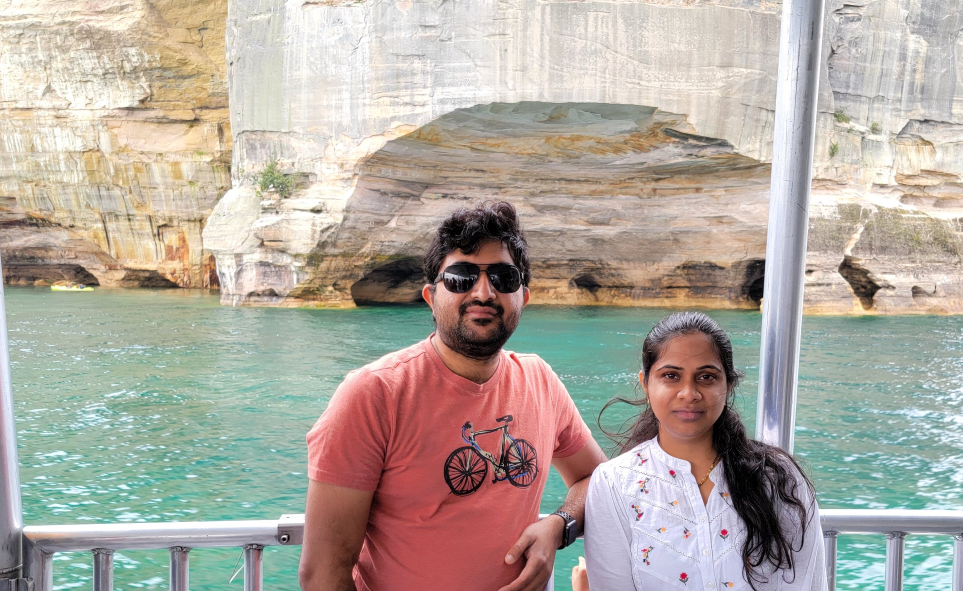
#> input picture passport-photo-ai/backend/test_images/multi_face.jpg, 2887 x 1773 px (shown at 1/3 size)
$ python -i face_detection.py   (imports and definitions only)
#> lines starting #> are read from the running program, lines starting #| are printed output that depends on the picture
"""
Enhanced Face Detection Pipeline
Uses MediaPipe as primary detector with OpenCV fallback
"""

import cv2
import numpy as np
from typing import List, Optional, Tuple, Dict, Any
import logging
from .data_models import FaceData, FaceDetectionResult, ComplianceResult

# Try to import MediaPipe
try:
    import mediapipe as mp
    MEDIAPIPE_AVAILABLE = True
except ImportError:
    MEDIAPIPE_AVAILABLE = False
    logging.warning("MediaPipe not available, using OpenCV only")


# [743 lines that did not run here, left out]

>>> import cv2
>>> picture = cv2.imread('../test_images/multi_face.jpg', cv2.IMREAD_GRAYSCALE)
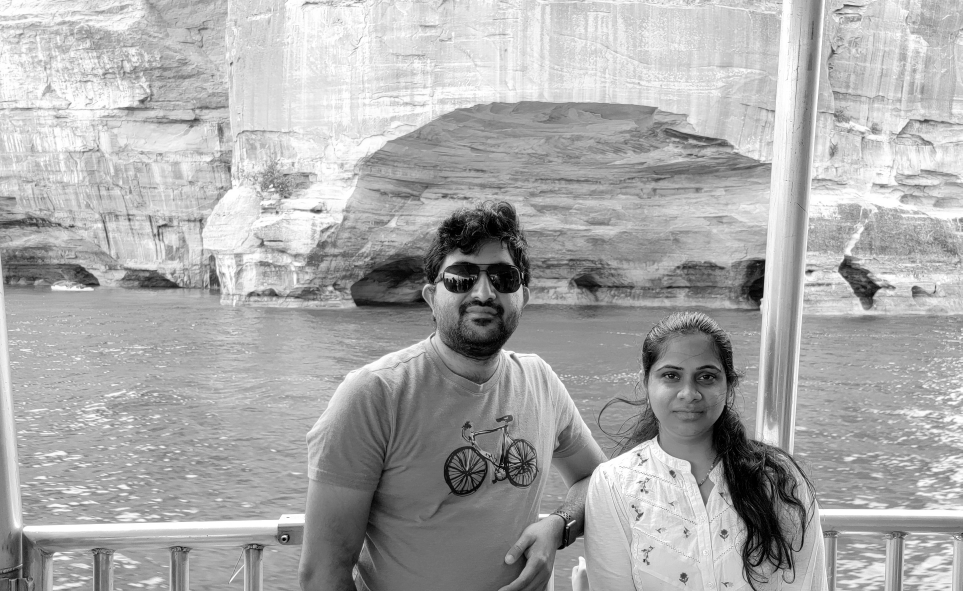
#> picture: shape (1773, 2887) (shown at 1/3 size); min 0, max 255, mean 170.9
#> (the run stopped early here; a loop or call above may not have finished)

$ run again, on passport-photo-ai/backend/test_images/sample_image_1.jpg
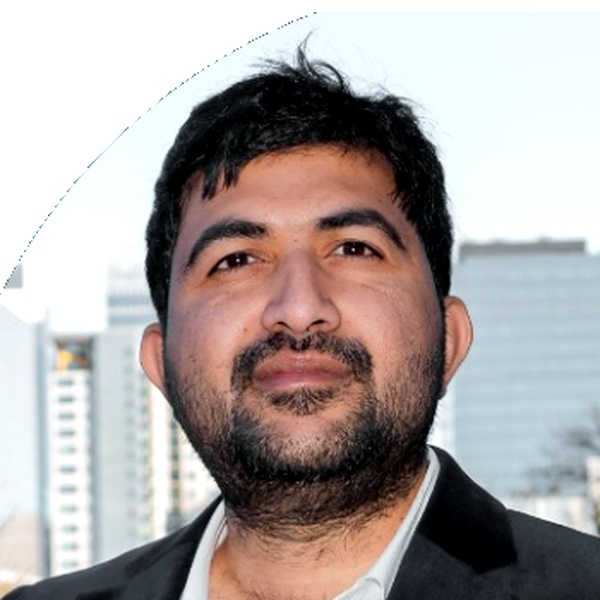
#> input picture passport-photo-ai/backend/test_images/sample_image_1.jpg, 600 x 600 px
#> `picture = cv2.imread('../test_images/multi_face.jpg', cv2.IMREAD_GRAYS..`:
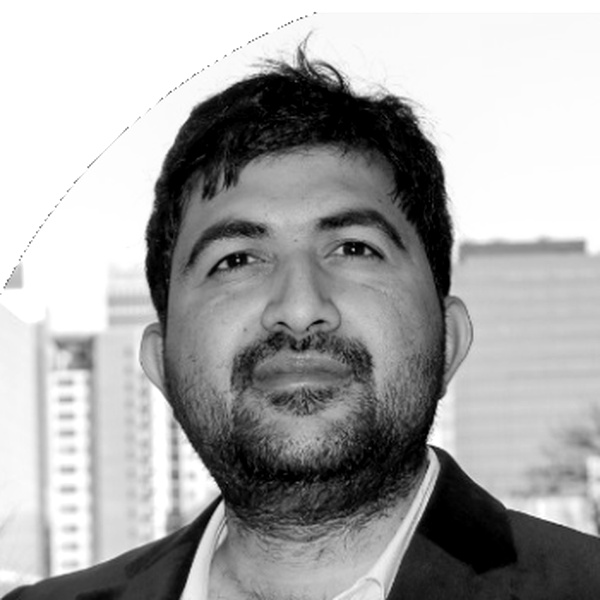
#> picture: shape (600, 600); min 0, max 255, mean 167

$ run again, on passport-photo-ai/backend/test_images/sample_image_2.jpg
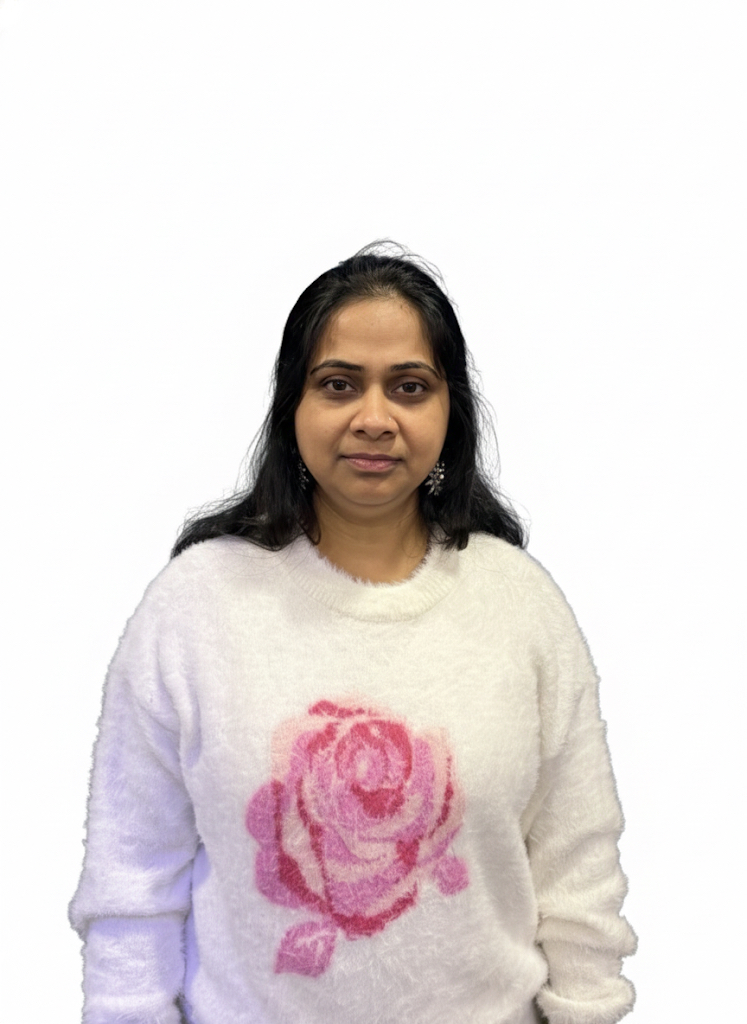
#> input picture passport-photo-ai/backend/test_images/sample_image_2.jpg, 747 x 1024 px
#> `picture = cv2.imread('../test_images/multi_face.jpg', cv2.IMREAD_GRAYS..`:
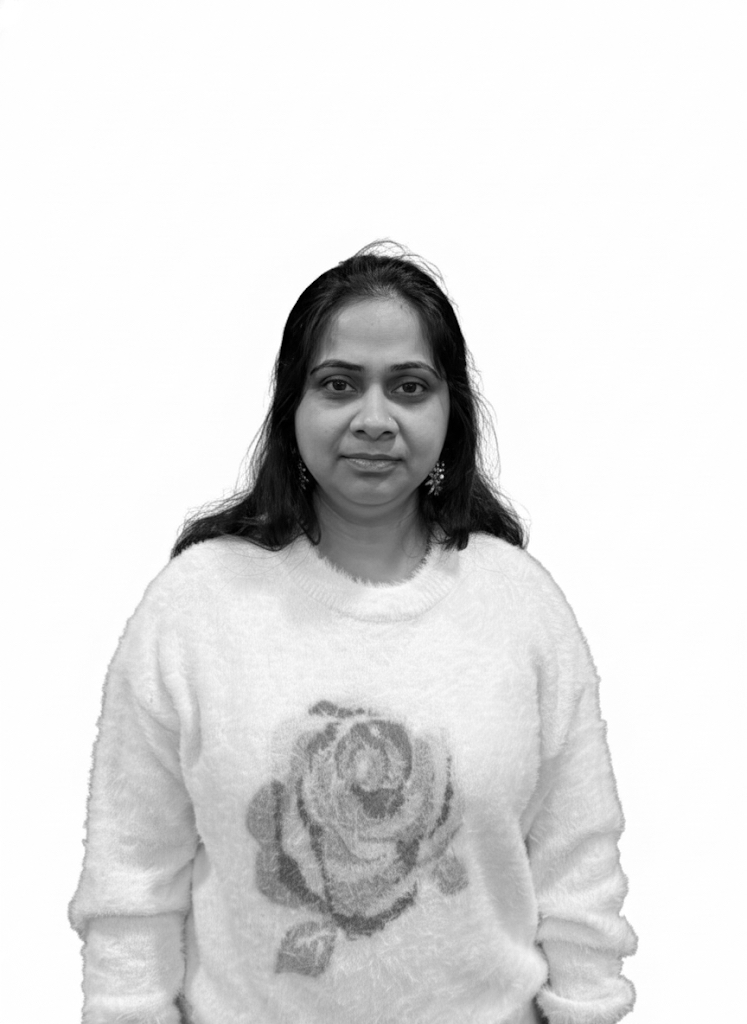
#> picture: shape (1024, 747); min 0, max 255, mean 222.2
